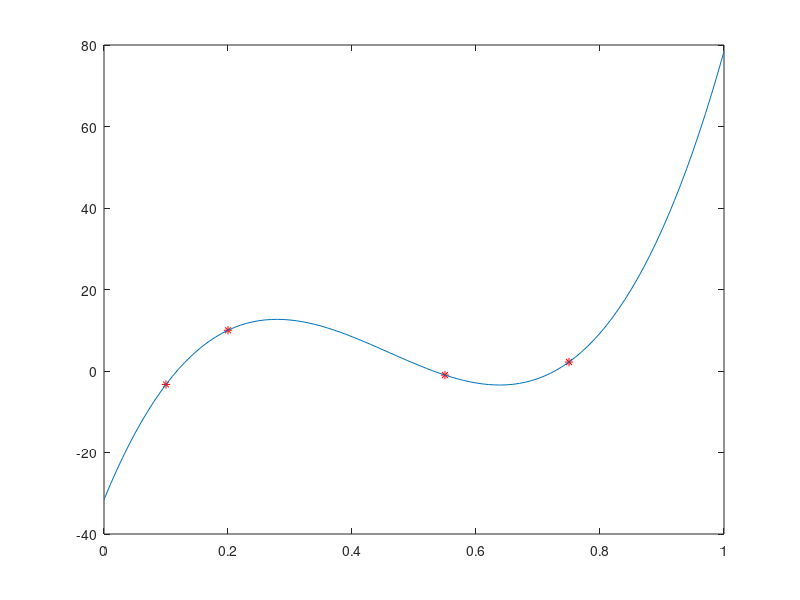
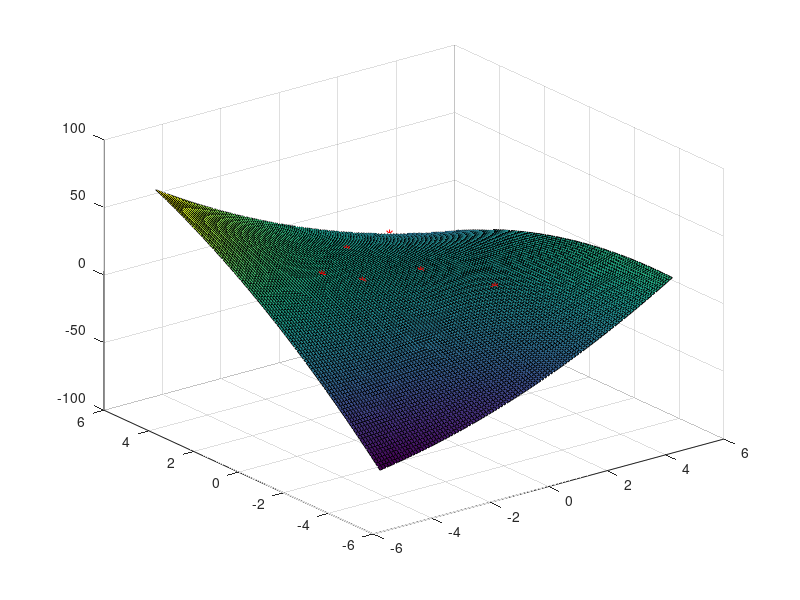
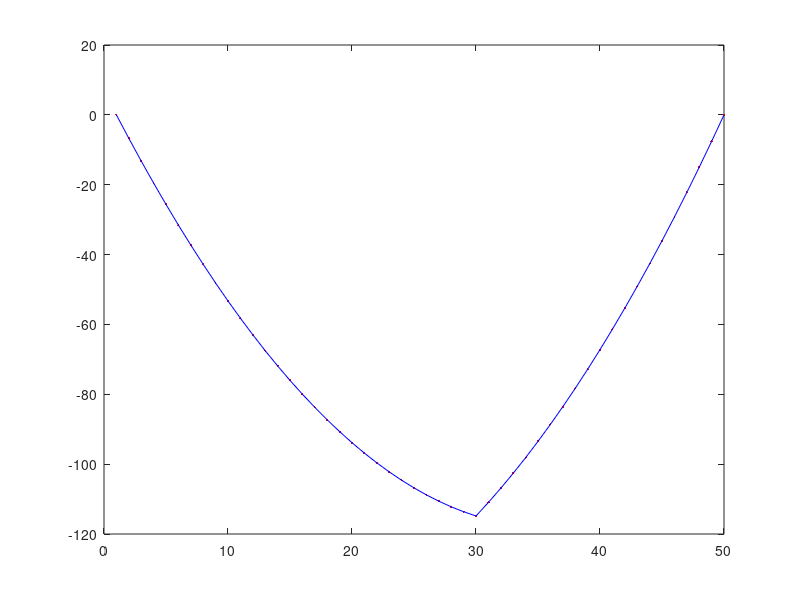
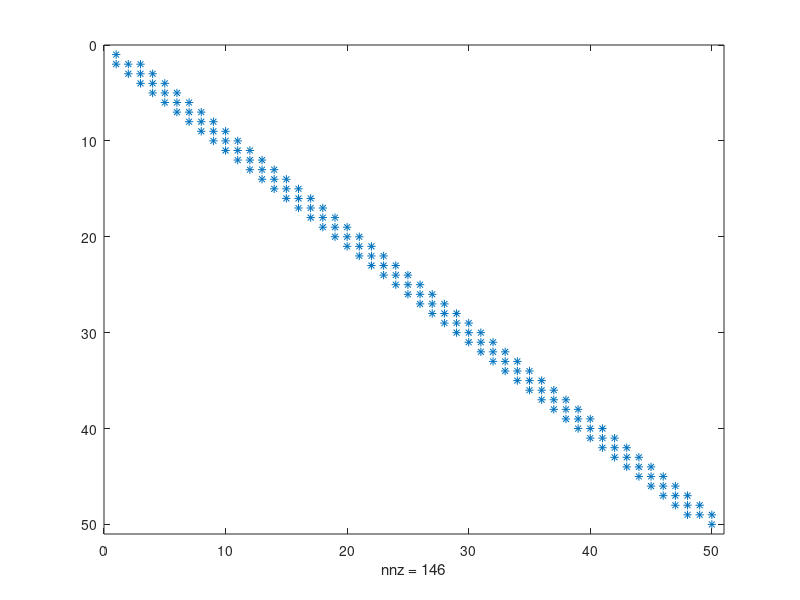

Source code (MATLAB) for these figures, in order:
%
% Examples of Linear Systems
%

%% Example 1 - 1D interpolation:
% Given the value of a function y = a x^3 + b x^2 + c x + d at a few points
% recover the coefficients z, b, c and d and hence the value of the
% function everyhere

x1 = 0.10;  y1 = -3.3;

x2 = 0.20;  y2 = 10.0;

x3 = 0.55;  y3 = -1.0;
 
x4 = 0.75;  y4 = 2.2;

figure;
plot ([x1 x2 x3 x4], [y1 y2 y3 y4], 'r*');

% Set up the linear system - one equation for every correspondence
A = [x1^3 x1^2 x1 1; ...
     x2^3 x2^2 x2 1; ...
     x3^3 x3^2 x3 1; ...
     x4^3 x4^2 x4 1; ...
    ];

b = [y1 y2 y3 y4]';

% Solve for the coefficients
coeffs = A \ b

% Plot the function
hold on;

x = 0:0.01:1;

y = coeffs(1)*x.^3 + coeffs(2)*x.^2 + coeffs(3)*x + coeffs(4);

plot (x, y);


%% Example 2 - 2D interpolation:
% Given the value of a function of 2 variables 
% z = f(x,y) = a x^2 + b xy + cy^2 + dx + ey + f
% recover all of the coefficients and hence the value everywhere

x1 =  1.0; y1 =  1.0; z1 =  0.5;
x2 =  2.0; y2 = -1.0; z2 = -2.0;
x3 =  3.0; y3 =  5.0; z3 = -14.4282;
x4 = -1.0; y4 =  1.0; z4 = 4.5;
x5 = -2.0; y5 =  1.5; z5 = 11.3391;
x6 =  0.0; y6 =  3.0; z6 = 6.9282;

% Set up the linear system
A = [
    x1^2 x1*y1 y1^2 x1 y1 1; ...
    x2^2 x2*y2 y2^2 x2 y2 1; ...
    x3^2 x3*y3 y3^2 x3 y3 1; ...
    x4^2 x4*y4 y4^2 x4 y4 1; ...
    x5^2 x5*y5 y5^2 x5 y5 1; ...
    x6^2 x6*y6 y6^2 x6 y6 1; ...
    ];

b = [z1 z2 z3 z4 z5 z6]';


% Solve for the coefficients
coeffs = A \ b;

% plot the function

[X, Y] = meshgrid([-5:0.1:5], [-5:0.1:5]);

Z = coeffs(1).*X.^2 + coeffs(2).*X.*Y + coeffs(3).*Y.^2 + coeffs(4)*X + coeffs(5)*Y + coeffs(6);

figure;
surf (X, Y, Z);
hold on;

plot3 ([x1 x2 x3 x4 x5 x6], [y1 y2 y3 y4 y5 y6], [z1 z2 z3 z4 z5 z6], 'r*');

%% Stretchy rope example

N = 50;

m = 0.1;
M = 2.5;
g = 9.8;
k = 5.0;

% Index of the node with the weight
idx = 30;

A = zeros(N);
b = zeros(N,1);

% Set up the linear system.

for i = 2:(N-1)
    A(i,i-1) = k;
    A(i,i)   = -2*k;
    A(i,i+1) = k;
    
    b(i) = m * g;
end

% Fixed end points
A(1,1) = 1;
b(1) = 0;

A(N,N) = 1;
b(N) = 0;

% Special equation for the node with the weight

b(idx) = (m + M) * g;

% Solve for the displacement
y = A \ b;

% Plot 
figure;
plot (1:N, y, 'r.', 'MarkerSize', 5);
hold on;
plot (1:N, y, 'b');
hold off;


%% Look at the structure of the stretchy rope system (tridiagonal)

figure;
spy(A);

% Allocate a sparse matrix, N x N
A2 = spalloc(N,N, 3*N);

% Set up the linear system.

for i = 2:(N-1)
    A2(i,i-1) = k;
    A2(i,i)   = -2*k;
    A2(i,i+1) = k;
end

% Fixed end points
A2(1,1) = 1;
A2(N,N) = 1;

figure;
spy(A2);

nnz(A2);

% Matlab will recognize that A2 is sparse and tridiagonal and invoke an
% efficient algorithm for this case. You don't have to do anything special.
y2 = A2 \ b;


%% Poisson Equation example

% Define an N x N grid
N = 50;

A = eye(N*N, N*N);

b = zeros(N, N);

% Fill in equations for the central elements according to the Poisson
% equation

for i = 2:N-1
    for j = 2:N-1
        idx = sub2ind([N N], i, j);
        A(idx, idx) = -4;
        A(idx, idx+1) = 1;
        A(idx, idx-1) = 1;
        A(idx, idx-N) = 1;
        A(idx, idx+N) = 1;
    end
end

% Boundary conditions
% Set the temperature along side1

b(:,1) = 1:N;
b(1,:) = 1:N;
b(N,:) = N:-1:1;

% Solve the PDE with boundary conditions
temp = A \ b(:);

% Plot the answer
figure;
mesh(reshape(temp, N, N));


%% Look at the structure of the Poisson system

spy(A);

A2 = sparse(A);

whos A A2;

tic;
temp2 = A2 \ b(:);
toc;

tic;
temp = A \ b(:);
toc;